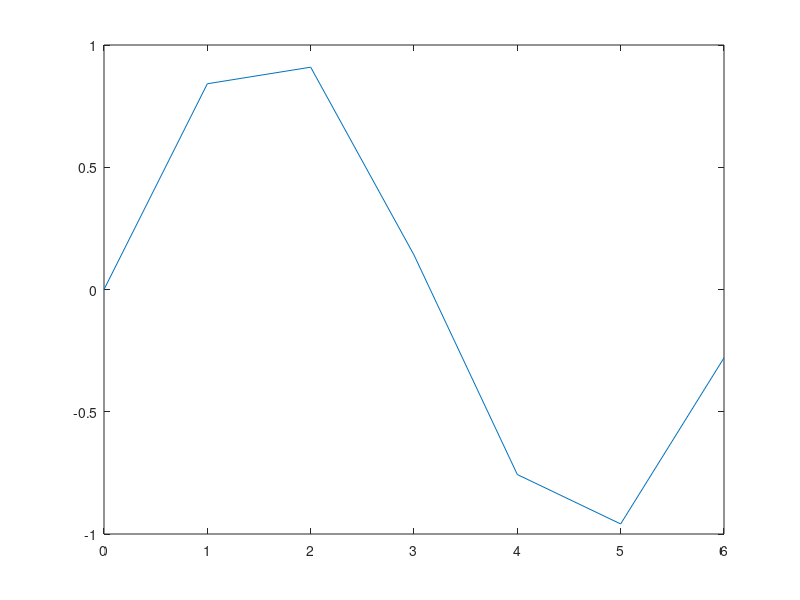
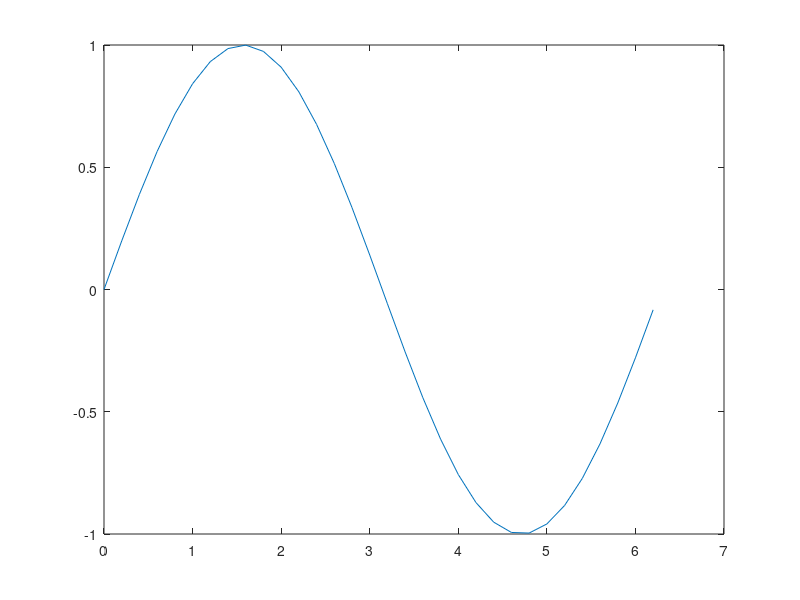
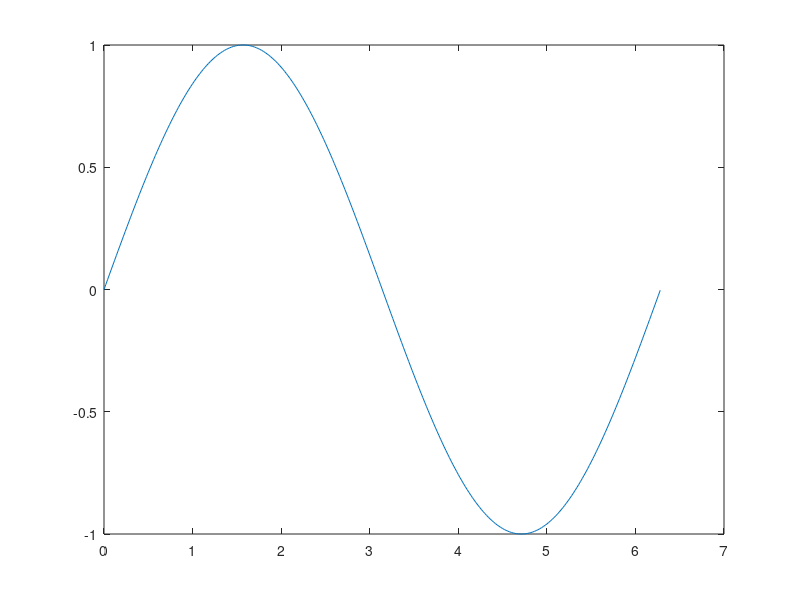

Source code (MATLAB) for these figures, in order:
%% Segment 1
t=0:2*pi; 
plot(t, sin(t));
%% Segment 2
t2=0:0.2:2*pi;
figure
plot(t2, sin(t2));

%% Segment 3
t3=0:0.02:2*pi; 
figure
plot(t3, sin(t3));
